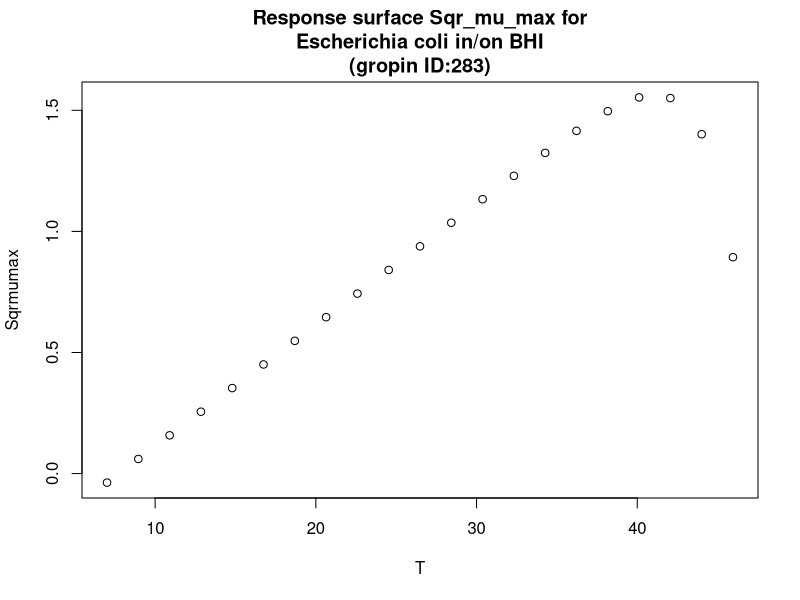

Source code (R):
#############################
# start of Parameter script
#############################
T <- seq(7.007,45.954045954046,length.out=21)
#############################
# end of Parameter script
#############################
############################# 
# start of Model script Gropin ID 283 
#############################
 
# constant coefficients for this model
 
variables <- data.frame(T)
argumentsPar <- unique.data.frame(expand.grid(variables))
 
# heart of the model
response_surface <- function(T) {
   mumax <-(5.01*10^-2)*(T-7.75)*(1-exp((4.35*10^-1)*(T-47.4)))

	return(mumax=mumax)
} 

# output parameters
responseSurface <- cbind(argumentsPar,response_surface(argumentsPar['T']))
colnames(responseSurface) <- c(colnames(argumentsPar),'Sqrmumax')
#############################
# End of Model script
#############################
############################# 
# start of Visualisation script Gropin ID 283 
#############################
titleText <-'Response surface Sqr_mu_max for
Escherichia coli in/on BHI
(gropin ID:283)'
plot(T,responseSurface$'Sqrmumax',xlab='T',
                          ylab='Sqrmumax',main=titleText)
#############################
# End of Visualisation script
#############################
